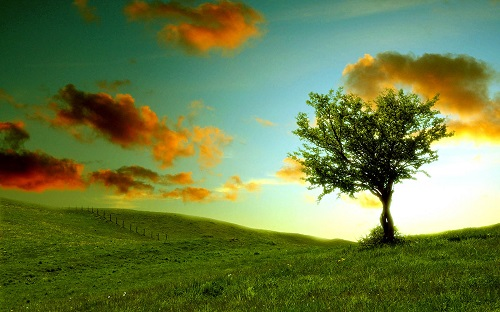
#> input picture gambar1_sm.jpg, 500 x 312 px
$ python negate-google.py
#> lines starting #> are read from the running program, lines starting #| are printed output that depends on the picture
import cv2
import matplotlib.pyplot as plt

# Read an image
img = cv2.imread('gambar1_sm.jpg', 1)
#> img is the input picture: shape (312, 500, 3); mean B, G, R 68.9, 124, 106.3
plt.imshow(img)
plt.show()

# Histogram plotting of original image
color = ('b', 'g', 'r')

for i, col in enumerate(color):
    histr = cv2.calcHist([img], [i], None, [256], [0,256])
    plt.plot(histr, color = col)

    # Limit X axis to 256
    plt.xlim([0, 256])

plt.show()
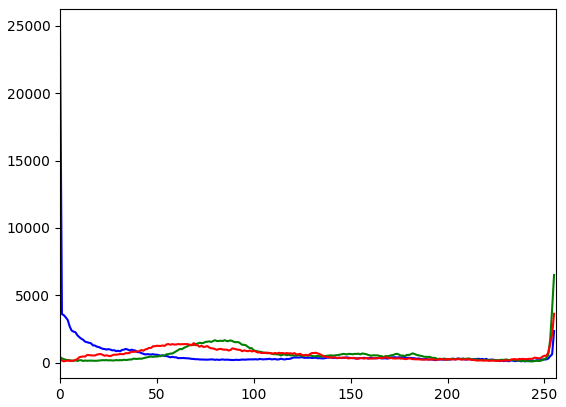
#> figure drawn by matplotlib, 1 panel; curve peaks at x = 0, y = 25021; curve peaks at x = 255, y = 6520; curve peaks at x = 255, y = 3643

# Negate the original image
img_neg = 1 - img
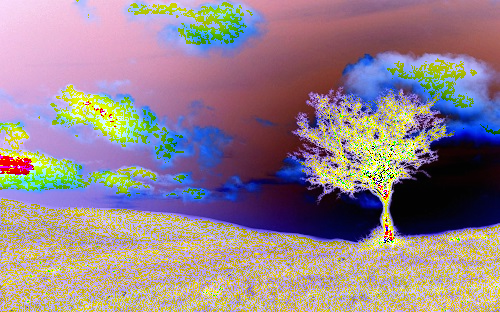
#> img_neg: shape (312, 500, 3); mean B, G, R 141.1, 131.7, 149.9

plt.imshow(img_neg)
plt.show()

# Histogram plotting of negative transformed image
color = ('b', 'g', 'r')

for i, col in enumerate(color):
    histr = cv2.calcHist([img_neg], [i], None, [256], [0, 256])

    plt.plot(histr, color = col)
    plt.xlim([0, 256])

plt.show()
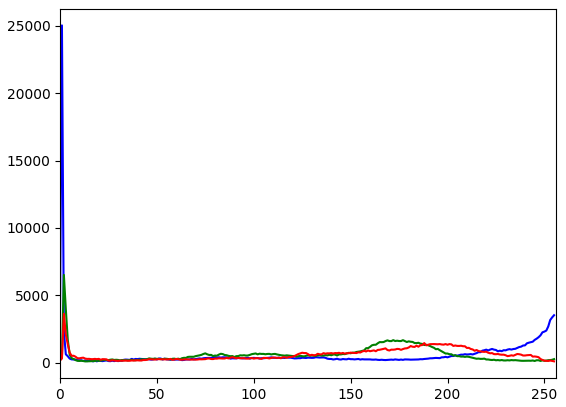
#> figure drawn by matplotlib, 1 panel; curve peaks at x = 1, y = 25021; curve peaks at x = 2, y = 6520; curve peaks at x = 2, y = 3643

$ run again, with gambar2.jpg copied over gambar1_sm.jpg
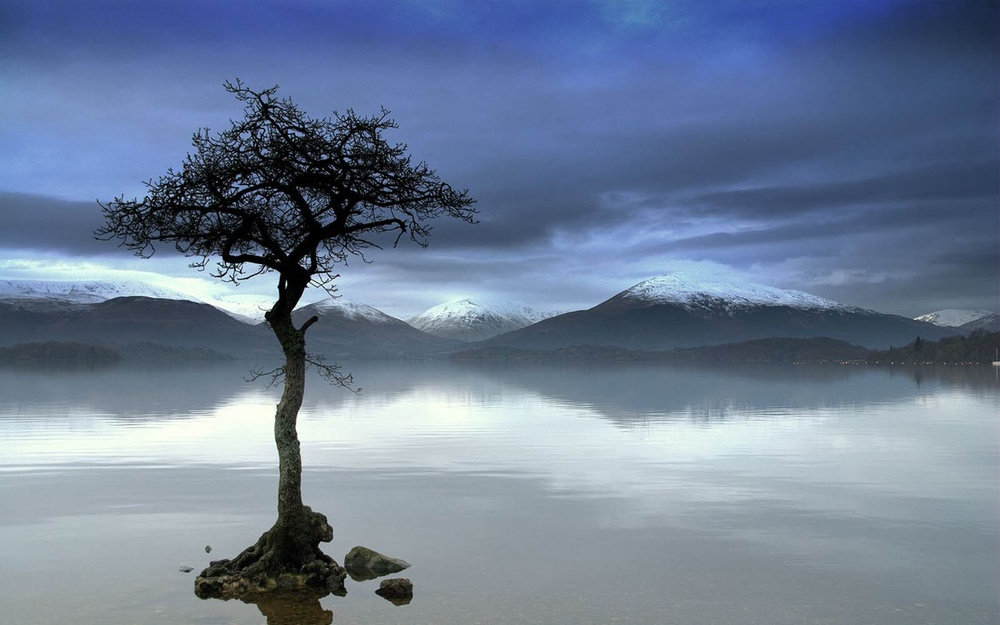
#> input picture gambar2.jpg, 1000 x 625 px, shrunk from 1600 x 1000 before the run
#> img is the input picture: shape (625, 1000, 3); mean B, G, R 150.9, 126.5, 110.3
#> `img_neg = 1 - img`:
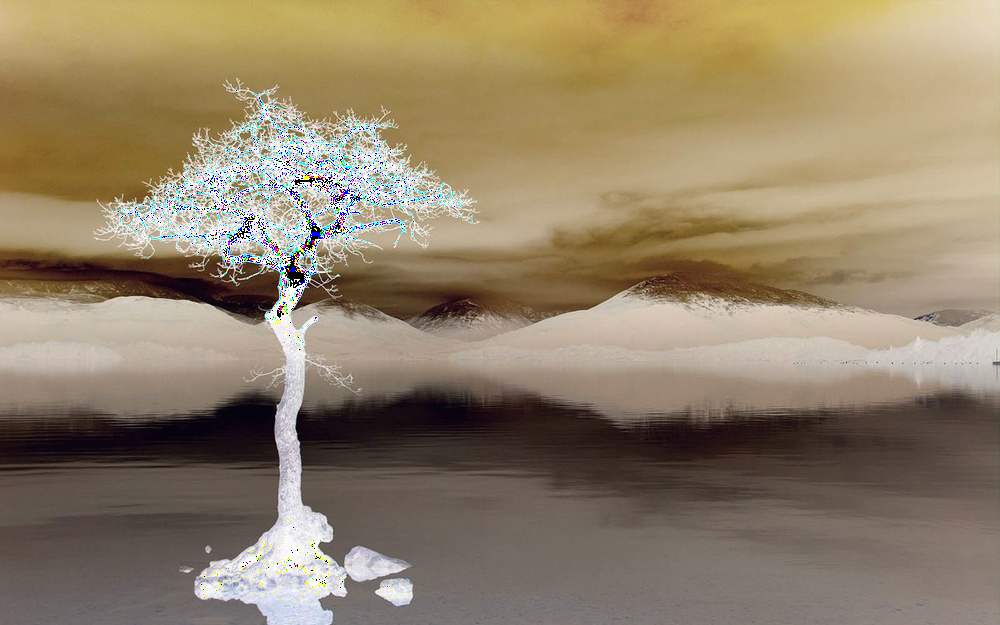
#> img_neg: shape (625, 1000, 3); mean B, G, R 105.1, 129.1, 144.5
#> `plt.show()`:
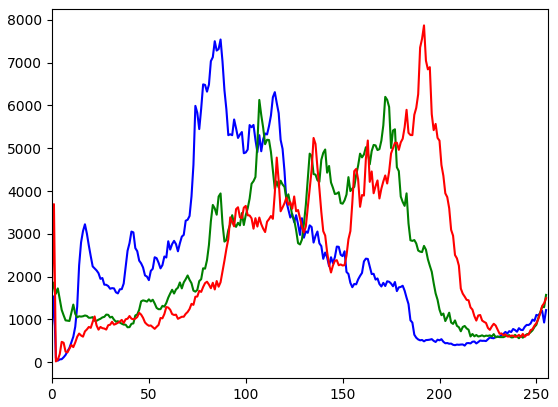
#> figure drawn by matplotlib, 1 panel; curve peaks at x = 87, y = 7541; curve peaks at x = 172, y = 6201; curve peaks at x = 192, y = 7871
